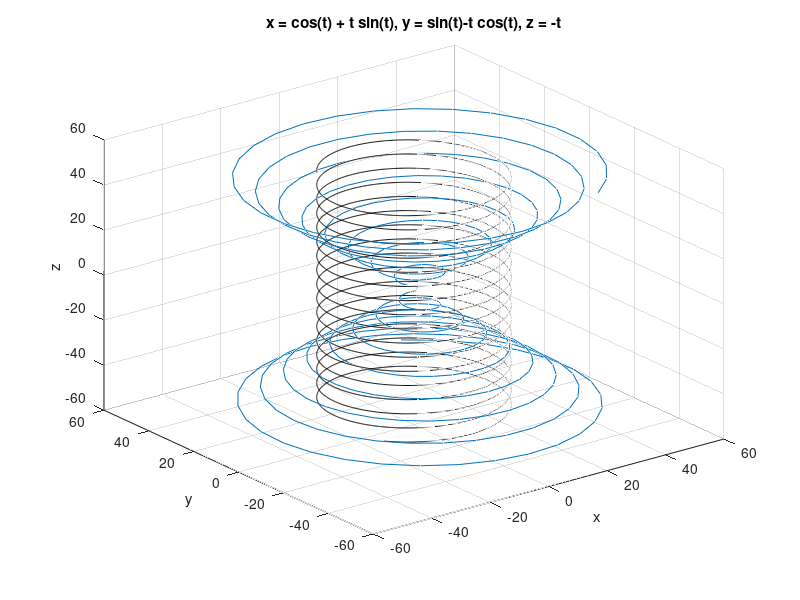

MATLAB code for this plot:
t = -52.8:0.01:52.8;
x1 = 528/20*cos(t);
y1 = 528/20*sin(t);
z1 = t;
plot3(x1,y1,z1,'k');
hold on


m = 528;
ezplot3('cos(t) + t*sin(t)','sin(t)-t*cos(t)','-t',[-m/10,m/10]);
grid on